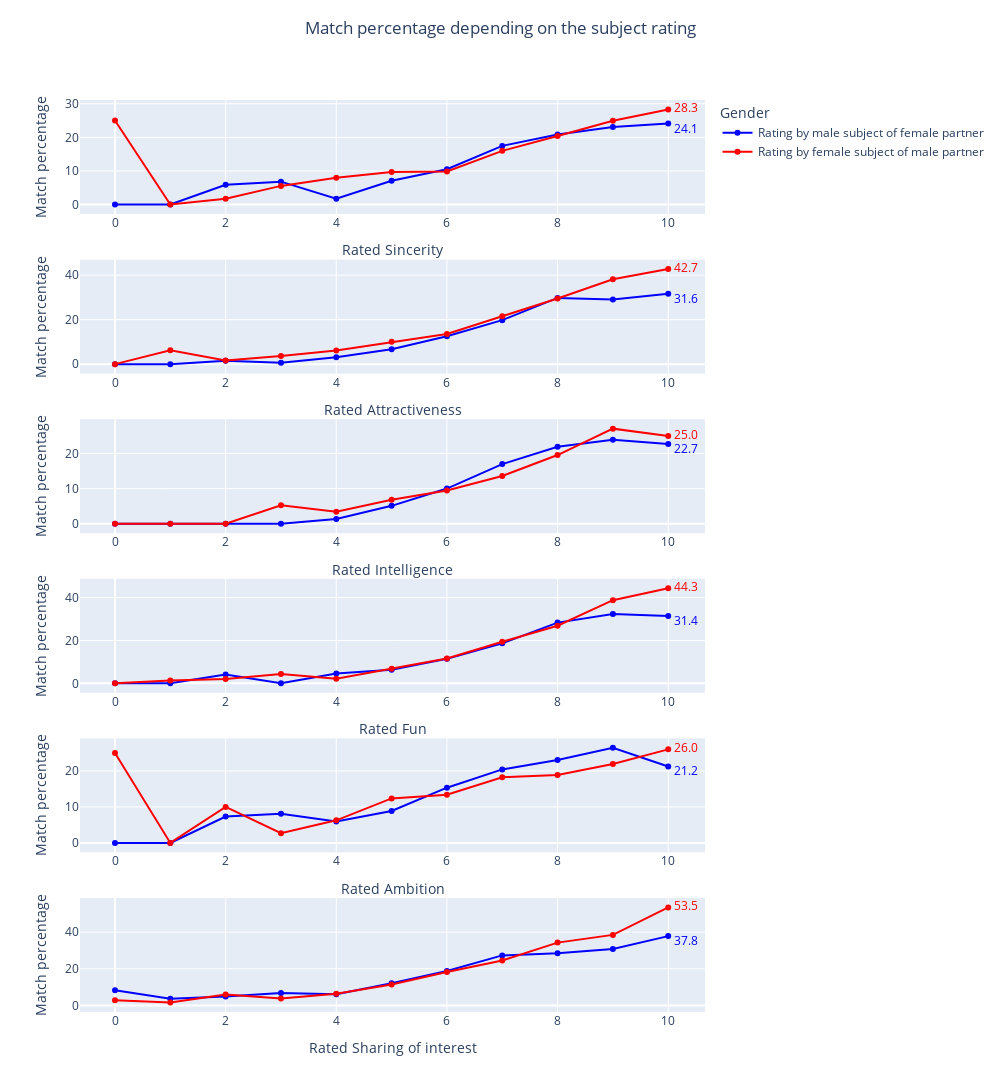

Source (notebook cell):
### Markdown cell above
From these graphs above, it is possible to conclude that there is a better matching rate for people who have rated after the date that they like the person (column like_o - on a scale from 1 to 10). This is quite straightforward, considering the study. However, what is interesting to note is that there are more matches when the participant thinks the probability that the other one will say yes for them is high. This greatly influences the self-confidence of participants ! 
Finally, the primary goal of participants as to why they are participating in the study does not infuence matches greatly.

### Code cell
fig = make_subplots(rows = 6, cols = 1)

attributes = ['sinc', 'attr', 'intel', 'fun', 'amb', 'shar']

for i, a in enumerate(attributes) :
    fig.add_trace(go.Scatter(name = "Rating by male subject of female partner", 
                        x = d2.loc[d2['gender'] == 1,:].groupby([a]).sum().loc[[0,1,2,3,4,5,6,7,8,9,10]].index, 
                        y = (d2.loc[d2['gender'] == 1,:].groupby([a]).sum()['match'].loc[[0,1,2,3,4,5,6,7,8,9,10]].sort_index().values/d2.loc[d2['gender'] == 1,:][a].value_counts().loc[[0,1,2,3,4,5,6,7,8,9,10]].sort_index().values *100), 
                        line=dict(color='blue')),
                        row = i+1,
                        col = 1,
                        )
    fig.add_trace(go.Scatter(x=[d2.loc[d2['gender'] == 1,:].groupby([a]).sum().loc[[0,1,2,3,4,5,6,7,8,9,10]].index[-1]+0.1],showlegend=False, 
                             y=[(d2.loc[d2['gender'] == 1,:].groupby([a]).sum()['match'].loc[[0,1,2,3,4,5,6,7,8,9,10]].sort_index().values/d2.loc[d2['gender'] == 1,:][a].value_counts().loc[[0,1,2,3,4,5,6,7,8,9,10]].sort_index().values *100)[-1]],
                             mode='text',
                             text=[round((d2.loc[d2['gender'] == 1,:].groupby([a]).sum()['match'].loc[[0,1,2,3,4,5,6,7,8,9,10]].sort_index().values/d2.loc[d2['gender'] == 1,:][a].value_counts().loc[[0,1,2,3,4,5,6,7,8,9,10]].sort_index().values *100)[-1], 1)],
                             textposition='bottom right', textfont=dict(color="blue")),
                            row = i+1,
                            col = 1,
                            )

    fig.add_trace(go.Scatter(name = "Rating by female subject of male partner", 
                        x = d2.loc[d2['gender'] == 0,:].groupby([a]).sum().loc[[0,1,2,3,4,5,6,7,8,9,10]].index, 
                        y = (d2.loc[d2['gender'] == 0,:].groupby([a]).sum()['match'].loc[[0,1,2,3,4,5,6,7,8,9,10]].sort_index().values/d2.loc[d2['gender'] == 0,:][a].value_counts().loc[[0,1,2,3,4,5,6,7,8,9,10]].sort_index().values *100), 
                        line=dict(color='red')),
                        row = i+1,
                        col = 1,
                        )
    fig.add_trace(go.Scatter(x=[d2.loc[d2['gender'] == 0,:].groupby([a]).sum().loc[[0,1,2,3,4,5,6,7,8,9,10]].index[-1]+0.1],
                             y=[(d2.loc[d2['gender'] == 0,:].groupby([a]).sum()['match'].loc[[0,1,2,3,4,5,6,7,8,9,10]].sort_index().values/d2.loc[d2['gender'] == 0,:][a].value_counts().loc[[0,1,2,3,4,5,6,7,8,9,10]].sort_index().values *100)[-1]],
                             mode='text',
                             text=[round((d2.loc[d2['gender'] == 0,:].groupby([a]).sum()['match'].loc[[0,1,2,3,4,5,6,7,8,9,10]].sort_index().values/d2.loc[d2['gender'] == 0,:][a].value_counts().loc[[0,1,2,3,4,5,6,7,8,9,10]].sort_index().values *100)[-1], 1)],
                             textposition='middle right', textfont=dict(color="red")),
                            row = i+1,
                            col = 1,
                            )
    


fig.update_layout(
        height=1300, 
        width=1000,
        yaxis1_title = 'Match percentage',yaxis2_title = 'Match percentage',yaxis3_title = 'Match percentage',yaxis4_title = 'Match percentage',yaxis5_title = 'Match percentage',yaxis6_title = 'Match percentage',
        xaxis1_title = 'Rated Sincerity', xaxis2_title = 'Rated Attractiveness',xaxis3_title = 'Rated Intelligence',xaxis4_title = 'Rated Fun',xaxis5_title = 'Rated Ambition',xaxis6_title = 'Rated Sharing of interest',
        legend_title_text='Gender', 
        legend_tracegroupgap = 1000,
        title={
        'text': "Match percentage depending on the subject rating",
        'y':0.98,
        'x':0.5,
        'xanchor': 'center',
        'yanchor': 'top'},
)


names = set()
fig.for_each_trace(
    lambda trace:
        trace.update(showlegend=False)
        if (trace.name in names) else names.add(trace.name))

fig.show()

### Figure 1 — Plotly figure (JSON) as saved in the notebook; plotly's stock layout.template omitted (floating-point values rounded to 4 significant figures)
{"data": [{"line": {"color": "blue"}, "name": "Rating by male subject of female partner", "type": "scatter", "x": [0, 1, 2, 3, 4, 5, 6, 7, 8, 9, 10], "xaxis": "x", "y": [0, 0, 5.882, 6.818, 1.739, 7.08, 10.52, 17.46, 20.82, 23.11, 24.09], "yaxis": "y"}, {"mode": "text", "showlegend": false, "text": ["24.1"], "textfont": {"color": "blue"}, "textposition": "bottom right", "type": "scatter", "x": [10.1], "xaxis": "x", "y": [24.09], "yaxis": "y"}, {"line": {"color": "red"}, "name": "Rating by female subject of male partner", "type": "scatter", "x": [0, 1, 2, 3, 4, 5, 6, 7, 8, 9, 10], "xaxis": "x", "y": [25, 0, 1.724, 5.556, 7.975, 9.669, 9.871, 15.99, 20.41, 24.95, 28.31], "yaxis": "y"}, {"mode": "text", "showlegend": false, "text": ["28.3"], "textfont": {"color": "red"}, "textposition": "middle right", "type": "scatter", "x": [10.1], "xaxis": "x", "y": [28.31], "yaxis": "y"}, {"line": {"color": "blue"}, "name": "Rating by male subject of female partner", "showlegend": false, "type": "scatter", "x": [0, 1, 2, 3, 4, 5, 6, 7, 8, 9, 10], "xaxis": "x2", "y": [0, 0, 1.538, 0.578, 3.072, 6.656, 12.53, 19.77, 29.76, 29.02, 31.63], "yaxis": "y2"}, {"mode": "text", "showlegend": false, "text": ["31.6"], "textfont": {"color": "blue"}, "textposition": "bottom right", "type": "scatter", "x": [10.1], "xaxis": "x2", "y": [31.63], "yaxis": "y2"}, {"line": {"color": "red"}, "name": "Rating by female subject of male partner", "showlegend": false, "type": "scatter", "x": [0, 1, 2, 3, 4, 5, 6, 7, 8, 9, 10], "xaxis": "x2", "y": [0, 6.25, 1.676, 3.687, 6.14, 10.02, 13.58, 21.49, 29.53, 38.12, 42.73], "yaxis": "y2"}, {"mode": "text", "showlegend": false, "text": ["42.7"], "textfont": {"color": "red"}, "textposition": "middle right", "type": "scatter", "x": [10.1], "xaxis": "x2", "y": [42.73], "yaxis": "y2"}, {"line": {"color": "blue"}, "name": "Rating by male subject of female partner", "showlegend": false, "type": "scatter", "x": [0, 1, 2, 3, 4, 5, 6, 7, 8, 9, 10], "xaxis": "x3", "y": [0, 0, 0, 0, 1.351, 5.099, 10.02, 16.98, 21.89, 23.93, 22.71], "yaxis": "y3"}, {"mode": "text", "showlegend": false, "text": ["22.7"], "textfont": {"color": "blue"}, "textposition": "bottom right", "type": "scatter", "x": [10.1], "xaxis": "x3", "y": [22.71], "yaxis": "y3"}, {"line": {"color": "red"}, "name": "Rating by female subject of male partner", "showlegend": false, "type": "scatter", "x": [0, 1, 2, 3, 4, 5, 6, 7, 8, 9, 10], "xaxis": "x3", "y": [0, 0, 0, 5.263, 3.448, 6.859, 9.486, 13.58, 19.56, 27.07, 25], "yaxis": "y3"}, {"mode": "text", "showlegend": false, "text": ["25.0"], "textfont": {"color": "red"}, "textposition": "middle right", "type": "scatter", "x": [10.1], "xaxis": "x3", "y": [25], "yaxis": "y3"}, {"line": {"color": "blue"}, "name": "Rating by male subject of female partner", "showlegend": false, "type": "scatter", "x": [0, 1, 2, 3, 4, 5, 6, 7, 8, 9, 10], "xaxis": "x4", "y": [0, 0, 4.167, 0, 4.577, 6.323, 11.42, 18.65, 28.31, 32.35, 31.44], "yaxis": "y4"}, {"mode": "text", "showlegend": false, "text": ["31.4"], "textfont": {"color": "blue"}, "textposition": "bottom right", "type": "scatter", "x": [10.1], "xaxis": "x4", "y": [31.44], "yaxis": "y4"}, {"line": {"color": "red"}, "name": "Rating by female subject of male partner", "showlegend": false, "type": "scatter", "x": [0, 1, 2, 3, 4, 5, 6, 7, 8, 9, 10], "xaxis": "x4", "y": [0, 1.299, 2.027, 4.321, 2.167, 6.822, 11.56, 19.4, 26.84, 38.78, 44.33], "yaxis": "y4"}, {"mode": "text", "showlegend": false, "text": ["44.3"], "textfont": {"color": "red"}, "textposition": "middle right", "type": "scatter", "x": [10.1], "xaxis": "x4", "y": [44.33], "yaxis": "y4"}, {"line": {"color": "blue"}, "name": "Rating by male subject of female partner", "showlegend": false, "type": "scatter", "x": [0, 1, 2, 3, 4, 5, 6, 7, 8, 9, 10], "xaxis": "x5", "y": [0, 0, 7.317, 8.081, 5.941, 8.882, 15.35, 20.43, 23.05, 26.42, 21.24], "yaxis": "y5"}, {"mode": "text", "showlegend": false, "text": ["21.2"], "textfont": {"color": "blue"}, "textposition": "bottom right", "type": "scatter", "x": [10.1], "xaxis": "x5", "y": [21.24], "yaxis": "y5"}, {"line": {"color": "red"}, "name": "Rating by female subject of male partner", "showlegend": false, "type": "scatter", "x": [0, 1, 2, 3, 4, 5, 6, 7, 8, 9, 10], "xaxis": "x5", "y": [25, 0, 10, 2.703, 6.289, 12.36, 13.41, 18.26, 18.91, 21.91, 25.99], "yaxis": "y5"}, {"mode": "text", "showlegend": false, "text": ["26.0"], "textfont": {"color": "red"}, "textposition": "middle right", "type": "scatter", "x": [10.1], "xaxis": "x5", "y": [25.99], "yaxis": "y5"}, {"line": {"color": "blue"}, "name": "Rating by male subject of female partner", "showlegend": false, "type": "scatter", "x": [0, 1, 2, 3, 4, 5, 6, 7, 8, 9, 10], "xaxis": "x6", "y": [8.333, 3.604, 4.891, 6.78, 6.147, 12.05, 18.82, 27.3, 28.5, 30.77, 37.84], "yaxis": "y6"}, {"mode": "text", "showlegend": false, "text": ["37.8"], "textfont": {"color": "blue"}, "textposition": "bottom right", "type": "scatter", "x": [10.1], "xaxis": "x6", "y": [37.84], "yaxis": "y6"}, {"line": {"color": "red"}, "name": "Rating by female subject of male partner", "showlegend": false, "type": "scatter", "x": [0, 1, 2, 3, 4, 5, 6, 7, 8, 9, 10], "xaxis": "x6", "y": [2.857, 1.562, 5.98, 3.754, 6.389, 11.36, 18.2, 24.52, 34.29, 38.51, 53.49], "yaxis": "y6"}, {"mode": "text", "showlegend": false, "text": ["53.5"], "textfont": {"color": "red"}, "textposition": "middle right", "type": "scatter", "x": [10.1], "xaxis": "x6", "y": [53.49], "yaxis": "y6"}], "layout": {"height": 1300, "legend": {"title": {"text": "Gender"}, "tracegroupgap": 1000}, "title": {"text": "Match percentage depending on the subject rating", "x": 0.5, "xanchor": "center", "y": 0.98, "yanchor": "top"}, "width": 1000, "xaxis": {"anchor": "y", "domain": [0, 1], "title": {"text": "Rated Sincerity"}}, "xaxis2": {"anchor": "y2", "domain": [0, 1], "title": {"text": "Rated Attractiveness"}}, "xaxis3": {"anchor": "y3", "domain": [0, 1], "title": {"text": "Rated Intelligence"}}, "xaxis4": {"anchor": "y4", "domain": [0, 1], "title": {"text": "Rated Fun"}}, "xaxis5": {"anchor": "y5", "domain": [0, 1], "title": {"text": "Rated Ambition"}}, "xaxis6": {"anchor": "y6", "domain": [0, 1], "title": {"text": "Rated Sharing of interest"}}, "yaxis": {"anchor": "x", "domain": [0.875, 1], "title": {"text": "Match percentage"}}, "yaxis2": {"anchor": "x2", "domain": [0.7, 0.825], "title": {"text": "Match percentage"}}, "yaxis3": {"anchor": "x3", "domain": [0.525, 0.65], "title": {"text": "Match percentage"}}, "yaxis4": {"anchor": "x4", "domain": [0.35, 0.475], "title": {"text": "Match percentage"}}, "yaxis5": {"anchor": "x5", "domain": [0.175, 0.3], "title": {"text": "Match percentage"}}, "yaxis6": {"anchor": "x6", "domain": [0, 0.125], "title": {"text": "Match percentage"}}}}
